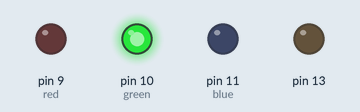
This sketch was run on a simulated Arduino Uno, built with avr-gcc and run on an emulated ATmega328P. Shown: output pins drawn as LEDs (lit = HIGH). Pins used as bus, display or sensor lines are not drawn.

Above: at 0.1 s.
Timing chart, 0 to 1.6 s (numbered marks = the images above):
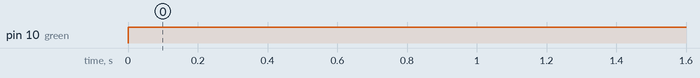

Measured:
- by itself, pin 10 (green): LOW → HIGH at 0.00 s

The sketch:

colorModule.ino
```cpp
#define S0 4
#define S1 5
#define S2 6
#define S3 7
#define red 9
#define green 10
#define blue 11
#define sensorOut 8
int frequency = 0;


char junk;
String inputString="";

String str;
void setup() {
  pinMode(S0, OUTPUT);
  pinMode(S1, OUTPUT);
  pinMode(S2, OUTPUT);
  pinMode(S3, OUTPUT);
  pinMode(13, OUTPUT);
  pinMode(red,OUTPUT);
  pinMode(green,OUTPUT);
  pinMode(blue,OUTPUT);

  pinMode(sensorOut, INPUT);

  // Setting frequency-scaling to 20%
  digitalWrite(S0,HIGH);
  digitalWrite(S1,LOW);
  inputString.reserve(200);
  Serial.begin(9600);
}
void loop() {


analogWrite(green,255);
//analogWrite(blue,200);


}
```
